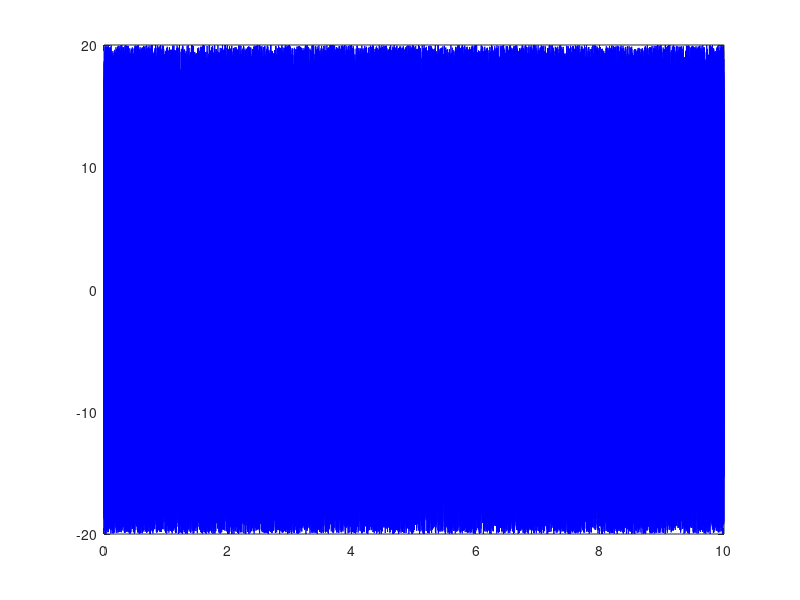

This chart was generated by the following MATLAB code:
%% generate a signal to use the bandpass filter for
% filter then makes the signal good enough to put through the APDL
% transient analysis
clear all
%highest frequency of interest we want to know
hf=100;
dt=1/(100*hf);
%length of time we want to find response for
lt=10;
steps=(lt/dt);
x=linspace(0,lt,(steps));
% x=0:1/steps:lt;
%generate random numbers between [-1,1] with a length of steps
A=20;
r=-A+(2*A).*rand(steps,1);
% put it through the filter we created in bandpass filter toolbox thing
% y=doFilter2(r,dt);
% create vector to export to a csv file for APDL to read
Y=[x',r];

plot(x,r,'b') %,x,y,'g')

file='C:\ANSYS\Temp\Validation\DuffingValDec17\PLS_CHANGE.csv';
csvwrite(file,Y);
